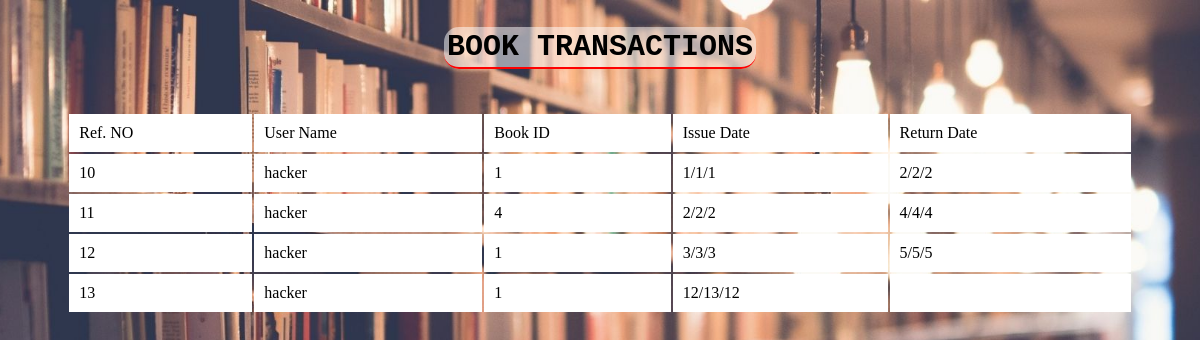
/admin/book_transactions.php (signed in), run on the app's committed database.
### tables this page shows
CREATE TABLE `book_issue` (
  `book_id` int(11) NOT NULL,
  `user_name` varchar(20) NOT NULL,
  `issue_date` varchar(20) NOT NULL,
  `return_date` varchar(20) NOT NULL,
  `status` int(11) NOT NULL,
  `no` int(11) NOT NULL
);

### admin/book_transactions.php (the view, shortened to what this page needs)
<?php
    $con = Mysqli_Connect("localhost","root","","library_management");
$result = mysqli_query($con, "SELECT * FROM book_issue");
?>
<html>
<head>
    <link href="library/table.css" type="text/css" rel="stylesheet">
</head>
<body>
    <h2 class="main-head"><b class="b-head">Book Transactions</b></h2>
    <table>
        <tr bgcolor='lightpink'>
            <td>Ref. NO</td>
            <td>User Name</td>
            <td>Book ID</td>
            <td>Issue Date</td>
            <td>Return Date</td>
        </tr>
        <?php
            $i = 0;
        while($res = mysqli_fetch_array($result)) {
            if($i % 2 != 0){
                $classes = "odd";
            }
            else{
                $classes = "even";
            }
            echo "<tr class=".$classes.">";
            echo "<td>".$res['no']."</td>";
            echo "<td>".$res['user_name']."</td>";
            echo "<td>".$res['book_id']."</td>";
            echo "<td>".$res['issue_date']."</td>";
            echo "<td>".$res['return_date']."</td>";
            $i++;
        }
        ?>
    </table>
</body>
</html>

### admin/library/table.css (style rules this page uses)
table { width:90%; margin-left: auto; margin-right: auto; }
tr,td { padding:10px; background-color:white; color:black; }
body { background: url(../../images/bg.jpg); background-position:center; background-repeat: no-repeat; background-attachment: fixed; background-size: cover; background-color: #464646; }

### admin/book_transactions.php (style rules this page uses)
.odd { background-color: lightgrey; }
.even { background-color: white; }
table { margin-top:3em; }
.main-head { text-align:center; font-family:Courier New; margin-top:1em; font-size:30px; }
.b-head { background:rgba(255,255,255,.5); color:black; padding:3px; border-radius:15px; text-transform:uppercase; border-bottom:2px solid red; }

### data on the page
book_issue: no "10", user_name "hacker", book "1", issue_date "1/1/1", return_date "2/2/2"
book_issue: no "11", user_name "hacker", book "4", issue_date "2/2/2", return_date "4/4/4"
book_issue: no "12", user_name "hacker", book "1", issue_date "3/3/3", return_date "5/5/5"
book_issue: no "13", user_name "hacker", book "1", issue_date "12/13/12"
